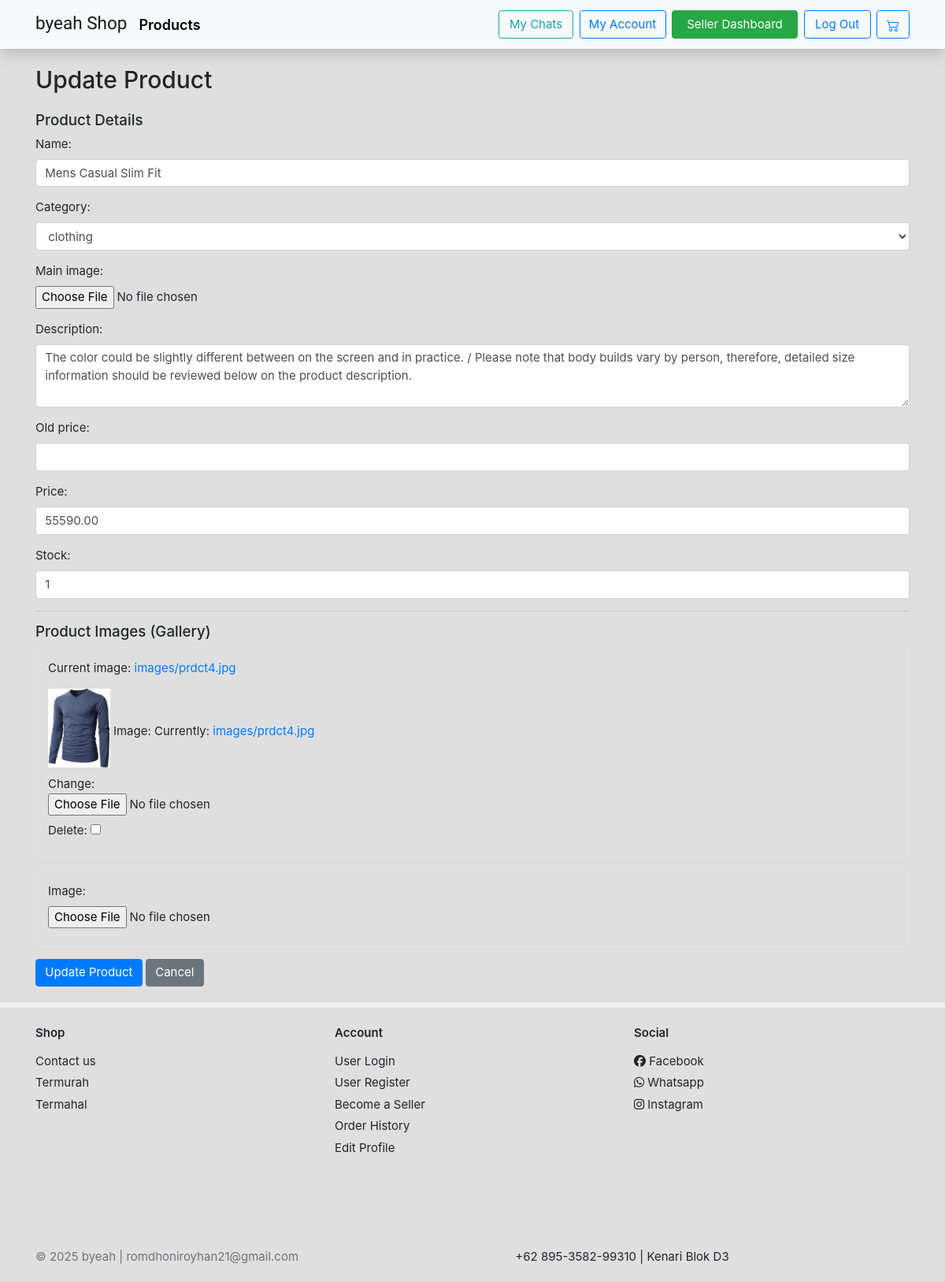
Screenshot of /seller/product/7/update/ (signed in) with the database file from the repository.
### home/models.py (models this page shows, shortened)
class ProductImage(models.Model):
    product = models.ForeignKey(Product, on_delete=models.CASCADE)
    image = models.ImageField(null=True,blank=False,upload_to='images/')

### home/views.py (the view)
# urls.py: path('seller/product/<int:pk>/update/', seller_product_update, name='seller_product_update'),
@login_required
@seller_required
def seller_product_update(request, pk):
    product = get_object_or_404(Product, pk=pk, seller=request.user)
    ImageFormSet = inlineformset_factory(Product, ProductImage, form=ProductImageForm, extra=1, can_delete=True)
    if request.method == 'POST':
        product_form = ProductForm(request.POST, request.FILES, instance=product, prefix="product")
        image_formset = ImageFormSet(request.POST, request.FILES, instance=product, prefix="images")
        if product_form.is_valid() and image_formset.is_valid():
            product_form.save()
            image_formset.save()
            messages.success(request, f"Product '{product.name}' updated successfully.")
            return redirect('seller_dashboard')
        else:
            messages.error(request, "Please correct the errors below.")
    else:
        product_form = ProductForm(instance=product, prefix="product")
        image_formset = ImageFormSet(instance=product, prefix="images")
    context = {
        'product_form': product_form,
        'image_formset': image_formset,
        'product': product,
        'action': 'Update'
    }
    return render(request, 'sellers/product_form.html', context)

### home/forms.py
class ProductForm(forms.ModelForm):
    class Meta:
        model = Product
        fields = ['name', 'category', 'main_image', 'description', 'old_price', 'price', 'stock'] # Add 'image' from ProductImage if you handle it here
        widgets = {
            'name': forms.TextInput(attrs={'class': 'form-control'}),
            'category': forms.Select(attrs={'class': 'form-control'}),
            'main_image': forms.ClearableFileInput(attrs={'class': 'form-control-file'}),
            'description': forms.Textarea(attrs={'class': 'form-control', 'rows': 3}),
            'old_price': forms.NumberInput(attrs={'class': 'form-control'}),
            'price': forms.NumberInput(attrs={'class': 'form-control'}),
            'stock': forms.NumberInput(attrs={'class': 'form-control'}),
        }

### home/models.py (called while the page is built)
    def __str__(self):
        return self.name

### templates/sellers/product_form.html (shortened to what this page needs)
{% extends 'base.html' %}
{% load static %}
{% block content %}
<section class="under-nav">
    <div class="container mt-4">
        <header class="mb-4">
            <h2 class="card-title">{{ action }} Product</h2>
        </header>
        <form method="POST" enctype="multipart/form-data">
            <h5>Product Details</h5>
            {% for field in product_form %}
                <div class="form-group mb-3">
                    {{ field.label_tag }}
                    {{ field }}
                </div>
            {% endfor %}
            <hr>
            <h5>Product Images (Gallery)</h5>
            {% for image_form in image_formset %}
                <div class="form-group mb-3 border p-3 rounded">
                    {% if image_form.instance.pk and image_form.instance.image %}
                        <p>Current image: <a href="{{ image_form.instance.image.url }}" target="_blank">{{ image_form.instance.image.name }}</a></p>
                        <img src="{{ image_form.instance.image.url }}" alt="Product image" style="max-height: 100px; margin-bottom: 10px;">
                    {% endif %}
                    {{ image_form.image.label_tag }}
                    {{ image_form.image }}
                    {% if image_form.instance.pk %}
                        <div class="mt-2">
                            {{ image_form.DELETE.label_tag }} {{ image_form.DELETE }}
                        </div>
                    {% endif %}
                </div>
            {% endfor %}
            <button type="submit" class="btn btn-primary">{{ action }} Product</button>
            <a href="{% url 'seller_dashboard' %}" class="btn btn-secondary">Cancel</a>
        </form>
    </div>
</section>
{% endblock content %}

### static/ui.css (style rules this page uses)
html { font-family: "Inter", sans-serif; font-size: 15px; }
article:after, .form-group:after { display: block; clear: both; content: ""; }

### static/style.css (style rules this page uses)
body { background-color: rgba(168, 166, 166,.35); }
.under-nav { margin-top: 83px!important; }
img { border-image-slice: all; }
*, *::before, *::after { box-sizing: border-box; }

### rows the page displays
ProductImage: instance.image.name "images/prdct4.jpg", instance.image (picture)

### other values shown
{{ action }} "Update"
{{ field.label_tag }} "Name:" "Category:" "Main image:" "Description:" "Old price:" "Price:" "Stock:"
{{ image_form.image.label_tag }} "Image:" "Image:"
{{ image_form.DELETE.label_tag }} "Delete:"
